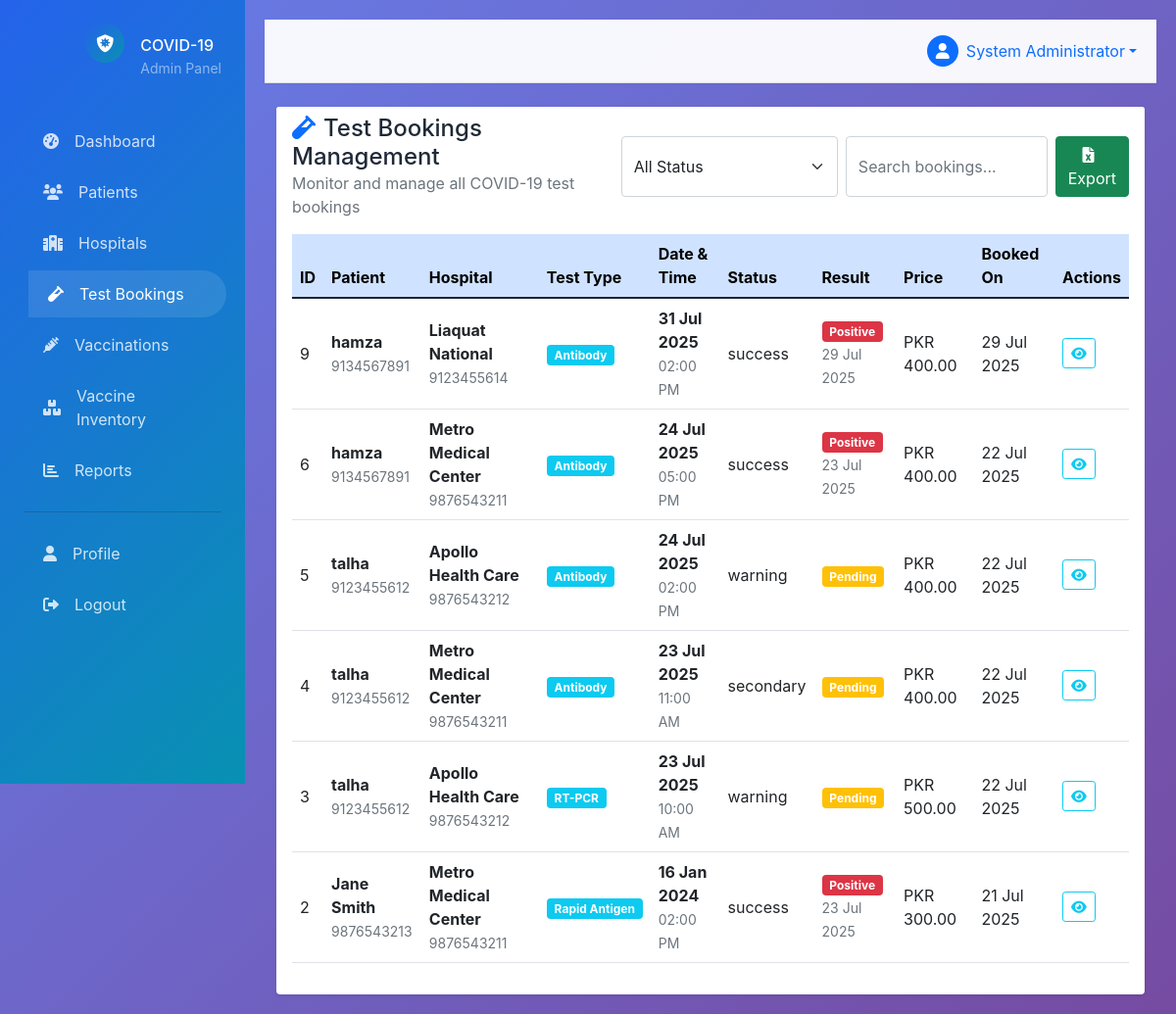
Before: /admin/test-bookings.php (signed in) with the older database file.
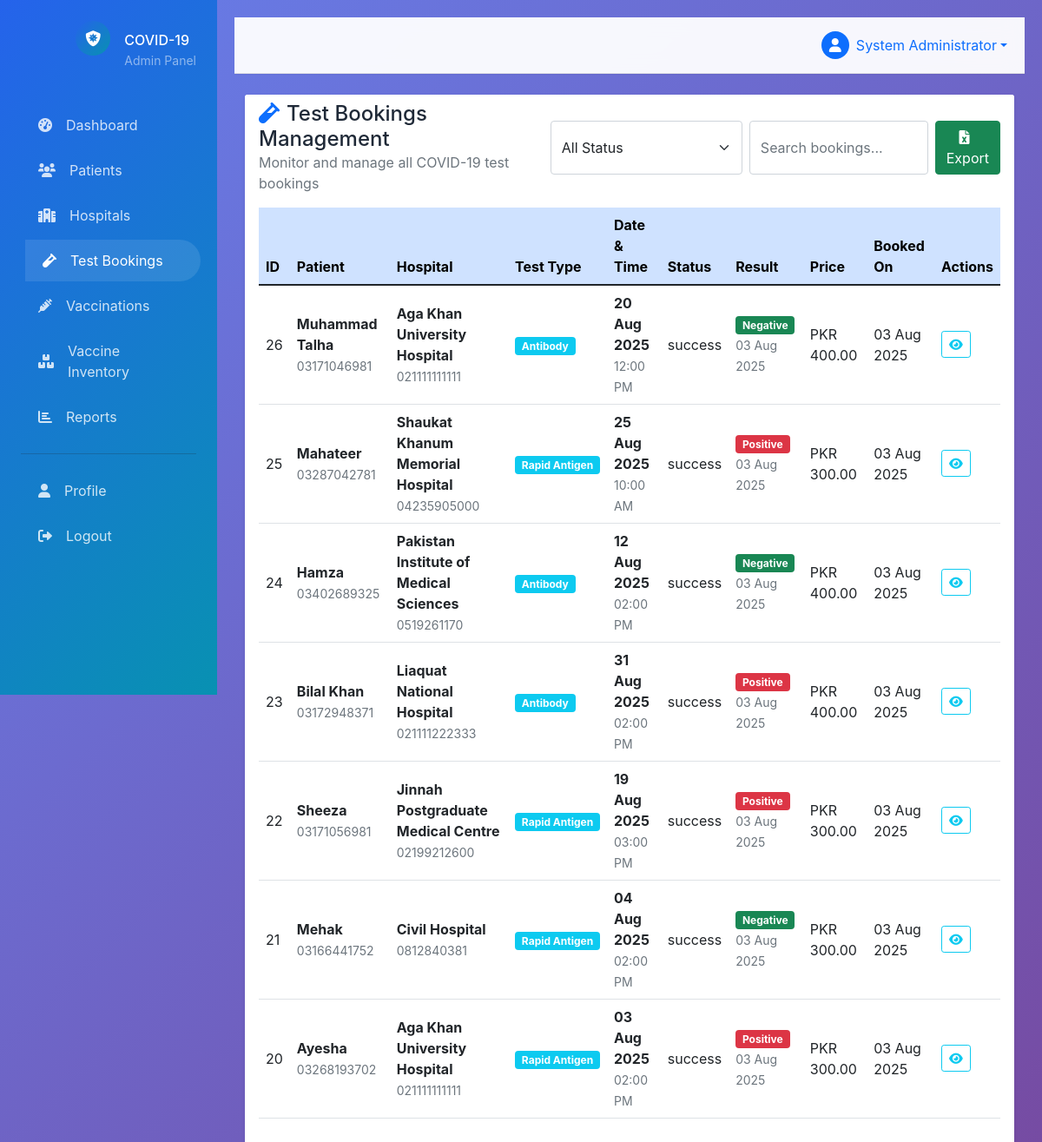
After: the same page with the newer database file.
### tables this page shows
CREATE TABLE `test_bookings` (
  `id` int(11) NOT NULL,
  `patient_id` int(11) NOT NULL,
  `hospital_id` int(11) NOT NULL,
  `test_type` enum('RT-PCR','Rapid Antigen','Antibody') NOT NULL,
  `booking_date` date NOT NULL,
  `booking_time` time NOT NULL,
  `status` enum('pending','approved','rejected','completed') DEFAULT 'pending',
  `test_result` enum('positive','negative','pending') DEFAULT 'pending',
  `result_date` date DEFAULT NULL,
  `price` decimal(10,2) DEFAULT 0.00,
  `created_at` timestamp NOT NULL DEFAULT current_timestamp()
);

CREATE TABLE `patients` (
  `id` int(11) NOT NULL,
  `full_name` varchar(100) NOT NULL,
  `email` varchar(100) NOT NULL,
  `password` varchar(255) NOT NULL,
  `phone` varchar(20) NOT NULL,
  `date_of_birth` date NOT NULL,
  `gender` enum('male','female','other') NOT NULL,
  `address` text NOT NULL,
  `city` varchar(100) NOT NULL,
  `state` varchar(100) NOT NULL,
  `pincode` varchar(10) NOT NULL,
  `cnic` varchar(15) NOT NULL,
  `created_at` timestamp NOT NULL DEFAULT current_timestamp()
);

CREATE TABLE `hospitals` (
  `id` int(11) NOT NULL,
  `hospital_name` varchar(200) NOT NULL,
  `email` varchar(100) NOT NULL,
  `password` varchar(255) NOT NULL,
  `phone` varchar(20) NOT NULL,
  `address` text NOT NULL,
  `city` varchar(100) NOT NULL,
  `state` varchar(100) NOT NULL,
  `pincode` varchar(10) NOT NULL,
  `license_number` varchar(100) NOT NULL,
  `status` enum('pending','approved','rejected') DEFAULT 'pending',
  `test_available` tinyint(1) DEFAULT 1,
  `vaccine_available` tinyint(1) DEFAULT 1,
  `created_at` timestamp NOT NULL DEFAULT current_timestamp()
);

### config/database.php (called while the page is built, shortened)
<?php
class Database {
    private $host = DB_HOST;
    private $user = DB_USER;
    private $pass = DB_PASS;
    private $dbname = DB_NAME;
    private $dbh;
    private $stmt;
    public function __construct() {
        $dsn = 'mysql:host=' . $this->host . ';dbname=' . $this->dbname . ';charset=utf8mb4';
        $options = array(
            PDO::ATTR_PERSISTENT => true,
            PDO::ATTR_ERRMODE => PDO::ERRMODE_EXCEPTION
        );
        try {
            $this->dbh = new PDO($dsn, $this->user, $this->pass, $options);
        } catch (PDOException $e) {
            $this->error = $e->getMessage();
            die("Database Connection Failed: " . $this->error);
        }
    }
    public function query($query) {
        $this->stmt = $this->dbh->prepare($query);
    }
    public function execute() {
        return $this->stmt->execute();
    }
    public function resultset() {
        $this->execute();
        return $this->stmt->fetchAll(PDO::FETCH_ASSOC);
    }
}
?>

### includes/functions.php (called while the page is built, shortened)
<?php
require_once '../config/database.php';
function formatDate($date) {
    return date('d M Y', strtotime($date));
}
function getStatusBadge($status) {
    switch (strtolower($status)) {
        case 'completed': return 'success';
        case 'pending': return 'warning';
        default: return 'secondary';
    }
}
?>

### admin/test-bookings.php (the view, shortened to what the changed rows need)
<?php
require_once '../includes/functions.php';
$db = new Database();
$db->query("SELECT tb.*, p.full_name as patient_name, p.phone as patient_phone,
                   h.hospital_name, h.phone as hospital_phone
            FROM test_bookings tb
            JOIN patients p ON tb.patient_id = p.id
            JOIN hospitals h ON tb.hospital_id = h.id
            ORDER BY tb.created_at DESC");
$bookings = $db->resultset();
function formatBookingTime($timeString) {
    return date('h:i A', strtotime($timeString));
}
?>
<!DOCTYPE html>
<html lang="en">
<head>
    <link href="https://cdn.jsdelivr.net/npm/bootstrap@5.1.3/dist/css/bootstrap.min.css" rel="stylesheet">
    <link href="https://cdnjs.cloudflare.com/ajax/libs/font-awesome/6.0.0/css/all.min.css" rel="stylesheet">
    <link href="../assets/css/style.css" rel="stylesheet">
</head>
<body>
    <div class="main-content">
        <div class="container-fluid">
            <div class="row">
                <div class="col-12">
                    <div class="card border-0 shadow-sm">
                        <div class="card-body">
                            <div class="table-responsive">
                                <table class="table table-hover align-middle" id="bookingsTable">
                                    <thead class="table-primary">
                                        <tr>
                                            <th>ID</th>
                                            <th>Patient</th>
                                            <th>Hospital</th>
                                            <th>Test Type</th>
                                            <th>Date & Time</th>
                                            <th>Status</th>
                                            <th>Result</th>
                                            <th>Price</th>
                                            <th>Booked On</th>
                                            <th>Actions</th>
                                        </tr>
                                    </thead>
                                    <tbody>
                                        <?php foreach ($bookings as $booking): ?>
                                            <tr data-status="<?php echo strtolower($booking['status']); ?>" data-booking='<?php echo htmlspecialchars(json_encode($booking)); ?>'>
                                                <td class="align-middle"><?php echo $booking['id']; ?></td>
                                                <td class="align-middle">
                                                    <div>
                                                        <strong><?php echo htmlspecialchars($booking['patient_name']); ?></strong><br>
                                                        <small class="text-muted"><?php echo htmlspecialchars($booking['patient_phone']); ?></small>
                                                    </div>
                                                </td>
                                                <td class="align-middle">
                                                    <div>
                                                        <strong><?php echo htmlspecialchars($booking['hospital_name']); ?></strong><br>
                                                        <small class="text-muted"><?php echo htmlspecialchars($booking['hospital_phone']); ?></small>
                                                    </div>
                                                </td>
                                                <td class="align-middle">
                                                    <span class="badge bg-info"><?php echo $booking['test_type']; ?></span>
                                                </td>
                                                <td class="align-middle">
                                                    <div>
                                                        <strong><?php echo formatDate($booking['booking_date']); ?></strong><br>
                                                        <small class="text-muted"><?php echo formatBookingTime($booking['booking_time']); ?></small>
                                                    </div>
                                                </td>
                                                <td class="align-middle"><?php echo getStatusBadge($booking['status']); ?></td>
                                                <td class="align-middle">
                                                    <?php if (empty($booking['test_result']) || $booking['test_result'] === 'pending'): ?>
                                                        <span class="badge bg-warning">Pending</span>
                                                    <?php else: ?>
                                                        <?php
                                                            $resultBadges = [
                                                                'negative' => 'bg-success',
                                                                'positive' => 'bg-danger'
                                                            ];
                                                            $badgeClass = $resultBadges[$booking['test_result']] ?? 'bg-secondary';
                                                        ?>
                                                        <span class="badge <?php echo $badgeClass; ?>">
                                                            <?php echo ucfirst($booking['test_result']); ?>
                                                        </span>
                                                        <?php if ($booking['result_date']): ?>
                                                            <br><small class="text-muted"><?php echo formatDate($booking['result_date']); ?></small>
                                                        <?php endif; ?>
                                                    <?php endif; ?>
                                                </td>
                                                <td class="align-middle">PKR <?php echo number_format($booking['price'], 2); ?></td>
                                                <td class="align-middle"><?php echo formatDate($booking['created_at']); ?></td>
                                                <td class="align-middle">
                                                    <div class="btn-group" role="group">
                                                        <button type="button" class="btn btn-sm btn-outline-info view-booking-btn">
                                                            <i class="fas fa-eye"></i>
                                                        </button>
                                                    </div>
                                                </td>
                                            </tr>
                                        <?php endforeach; ?>
                                    </tbody>
                                </table>
                            </div>
                        </div>
                    </div>
                </div>
            </div>
        </div>
    </div>
</body>
</html>

Changed rows visible on the page:
removed test_bookings: id "9", patient.full_name "hamza", patient.phone "9134567891", hospital.hospital_name "Liaquat National", hospital.phone "9123455614", test_type "Antibody", booking_date "31 Jul 2025", booking_time "02:00 PM", status "success", test_result "Positive", result_date "29 Jul 2025", price "400.00", created_at "29 Jul 2025"
removed test_bookings: id "6", patient.full_name "hamza", patient.phone "9134567891", hospital.hospital_name "Metro Medical Center", hospital.phone "9876543211", test_type "Antibody", booking_date "24 Jul 2025", booking_time "05:00 PM", status "success", test_result "Positive", result_date "23 Jul 2025", price "400.00", created_at "22 Jul 2025"
removed test_bookings: id "5", patient.full_name "talha", patient.phone "9123455612", hospital.hospital_name "Apollo Health Care", hospital.phone "9876543212", test_type "Antibody", booking_date "24 Jul 2025", booking_time "02:00 PM", status "warning", test_result "Pending", price "400.00", created_at "22 Jul 2025"
removed test_bookings: id "4", patient.full_name "talha", patient.phone "9123455612", hospital.hospital_name "Metro Medical Center", hospital.phone "9876543211", test_type "Antibody", booking_date "23 Jul 2025", booking_time "11:00 AM", status "secondary", test_result "Pending", price "400.00", created_at "22 Jul 2025"
removed test_bookings: id "3", patient.full_name "talha", patient.phone "9123455612", hospital.hospital_name "Apollo Health Care", hospital.phone "9876543212", test_type "RT-PCR", booking_date "23 Jul 2025", booking_time "10:00 AM", status "warning", test_result "Pending", price "500.00", created_at "22 Jul 2025"
removed test_bookings: id "2", patient.full_name "Jane Smith", patient.phone "9876543213", hospital.hospital_name "Metro Medical Center", hospital.phone "9876543211", test_type "Rapid Antigen", booking_date "16 Jan 2024", booking_time "02:00 PM", status "success", test_result "Positive", result_date "23 Jul 2025", price "300.00", created_at "21 Jul 2025"
added test_bookings: id "26", patient.full_name "Muhammad Talha", patient.phone "03171046981", hospital.hospital_name "Aga Khan University Hospital", hospital.phone "021111111111", test_type "Antibody", booking_date "20 Aug 2025", booking_time "12:00 PM", status "success", test_result "Negative", result_date "03 Aug 2025", price "400.00", created_at "03 Aug 2025"
added test_bookings: id "25", patient.full_name "Mahateer", patient.phone "03287042781", hospital.hospital_name "Shaukat Khanum Memorial Hospital", hospital.phone "04235905000", test_type "Rapid Antigen", booking_date "25 Aug 2025", booking_time "10:00 AM", status "success", test_result "Positive", result_date "03 Aug 2025", price "300.00", created_at "03 Aug 2025"
added test_bookings: id "24", patient.full_name "Hamza", patient.phone "03402689325", hospital.hospital_name "Pakistan Institute of Medical Sciences", hospital.phone "0519261170", test_type "Antibody", booking_date "12 Aug 2025", booking_time "02:00 PM", status "success", test_result "Negative", result_date "03 Aug 2025", price "400.00", created_at "03 Aug 2025"
added test_bookings: id "23", patient.full_name "Bilal Khan", patient.phone "03172948371", hospital.hospital_name "Liaquat National Hospital", hospital.phone "021111222333", test_type "Antibody", booking_date "31 Aug 2025", booking_time "02:00 PM", status "success", test_result "Positive", result_date "03 Aug 2025", price "400.00", created_at "03 Aug 2025"
added test_bookings: id "22", patient.full_name "Sheeza", patient.phone "03171056981", hospital.hospital_name "Jinnah Postgraduate Medical Centre", hospital.phone "02199212600", test_type "Rapid Antigen", booking_date "19 Aug 2025", booking_time "03:00 PM", status "success", test_result "Positive", result_date "03 Aug 2025", price "300.00", created_at "03 Aug 2025"
added test_bookings: id "21", patient.full_name "Mehak", patient.phone "03166441752", hospital.hospital_name "Civil Hospital", hospital.phone "0812840381", test_type "Rapid Antigen", booking_date "04 Aug 2025", booking_time "02:00 PM", status "success", test_result "Negative", result_date "03 Aug 2025", price "300.00", created_at "03 Aug 2025"
added test_bookings: id "20", patient.full_name "Ayesha", patient.phone "03268193702", hospital.hospital_name "Aga Khan University Hospital", hospital.phone "021111111111", test_type "Rapid Antigen", booking_date "03 Aug 2025", booking_time "02:00 PM", status "success", test_result "Positive", result_date "03 Aug 2025", price "300.00", created_at "03 Aug 2025"
